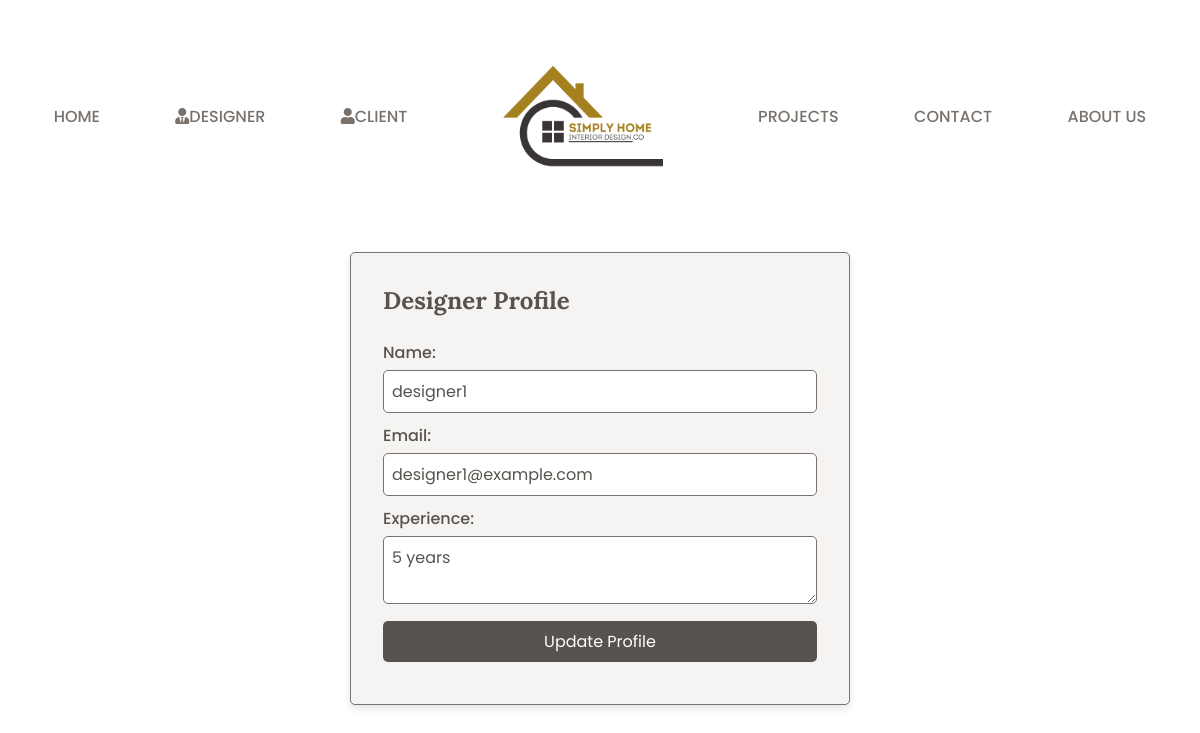
Screenshot of /designer_profile.php (signed in) with the database file from the repository.
### tables this page shows
CREATE TABLE interior_designer (
    designer_id INT AUTO_INCREMENT PRIMARY KEY,
    user_id INT NOT NULL UNIQUE,
    name VARCHAR(255) NOT NULL,
    experience TEXT NOT NULL,
    FOREIGN KEY (user_id) REFERENCES user(user_id)
);

CREATE TABLE user (
    user_id INT AUTO_INCREMENT PRIMARY KEY,
    email VARCHAR(255) NOT NULL UNIQUE,
    location VARCHAR(255),
    password VARCHAR(255) NOT NULL,
    username VARCHAR(255) NOT NULL,
    preferences TEXT,
    role ENUM('client', 'designer') NOT NULL DEFAULT 'client'
);

### designer_profile.php (the view, shortened to what this page needs)
<?php
include "db_connection.php";
try {
    $user_id = $_SESSION["user_id"];
    $sql = "SELECT u.email, u.username, d.experience
            FROM user u
            JOIN interior_designer d ON u.user_id = d.user_id
            WHERE u.user_id = :user_id";
    $stmt = $pdo->prepare($sql);
    $stmt->bindParam(':user_id', $user_id, PDO::PARAM_INT);
    $stmt->execute();
    $profile = $stmt->fetch(PDO::FETCH_ASSOC);
} catch (PDOException $e) {
    die("Error: " . $e->getMessage());
}
?>
<!DOCTYPE html>
<html lang="en">
<head>
    <link rel="stylesheet" href="styles.css">
</head>
<body>
    <?php include "header.php"; ?>
    <div class="form__container">
        <h2>Designer Profile</h2>
        <form method="POST" action="">
            <div class="form__group">
                <label for="username">Name:</label>
                <input type="text" id="username" name="username" value="<?php echo htmlspecialchars($profile['username']); ?>" required>
            </div>
            <div class="form__group">
                <label for="email">Email:</label>
                <input type="email" id="email" name="email" value="<?php echo htmlspecialchars($profile['email']); ?>" required>
            </div>
            <div class="form__group">
                <label for="experience">Experience:</label>
                <textarea id="experience" name="experience" required><?php echo htmlspecialchars($profile['experience']); ?></textarea>
            </div>
            <div class="form__group">
                <input type="submit" value="Update Profile">
            </div>
        </form>
    </div>
</body>
</html>

### styles.css (style rules this page uses)
:root { --primary-color: #f5f4f2; --text-dark: #57534e; --text-light: #78716c; --white: #ffffff; --max-width: 1200px; --header-font: "Lora", serif; }
* { padding: 0; margin: 0; box-sizing: border-box; }
body { font-family: "Poppins", sans-serif; }
.form__container { background-color: var(--primary-color); padding: 2rem; border: 1px solid var(--text-light); border-radius: 5px; max-width: 500px; margin: auto; box-shadow: 0 4px 8px rgba(0, 0, 0, 0.1); }
.form__container h2 { font-family: var(--header-font); color: var(--text-dark); margin-bottom: 1.5rem; }
.form__group { margin-bottom: 1.5rem; }
.form__group label { display: block; font-weight: 500; color: var(--text-dark); margin-bottom: 0.5rem; }
.form__group input, .form__group textarea { width: 100%; padding: 0.5rem; border: 1px solid var(--text-light); border-radius: 5px; font-family: "Poppins", sans-serif; font-size: 1rem; color: var(--text-dark); }
.form__group input[type="submit"] { background-color: var(--text-dark); color: var(--white); border: none; cursor: pointer; transition: background-color 0.3s; }
.form__container { margin-top: 20px; }
.form__group { margin-bottom: 10px; }
.form__group label { display: block; margin-bottom: 5px; }
.form__group textarea, .form__group input { width: 100%; padding: 8px; box-sizing: border-box; }

### rows the page displays
interior_designer: username "designer1", email "designer1@example.com", experience "5 years"
